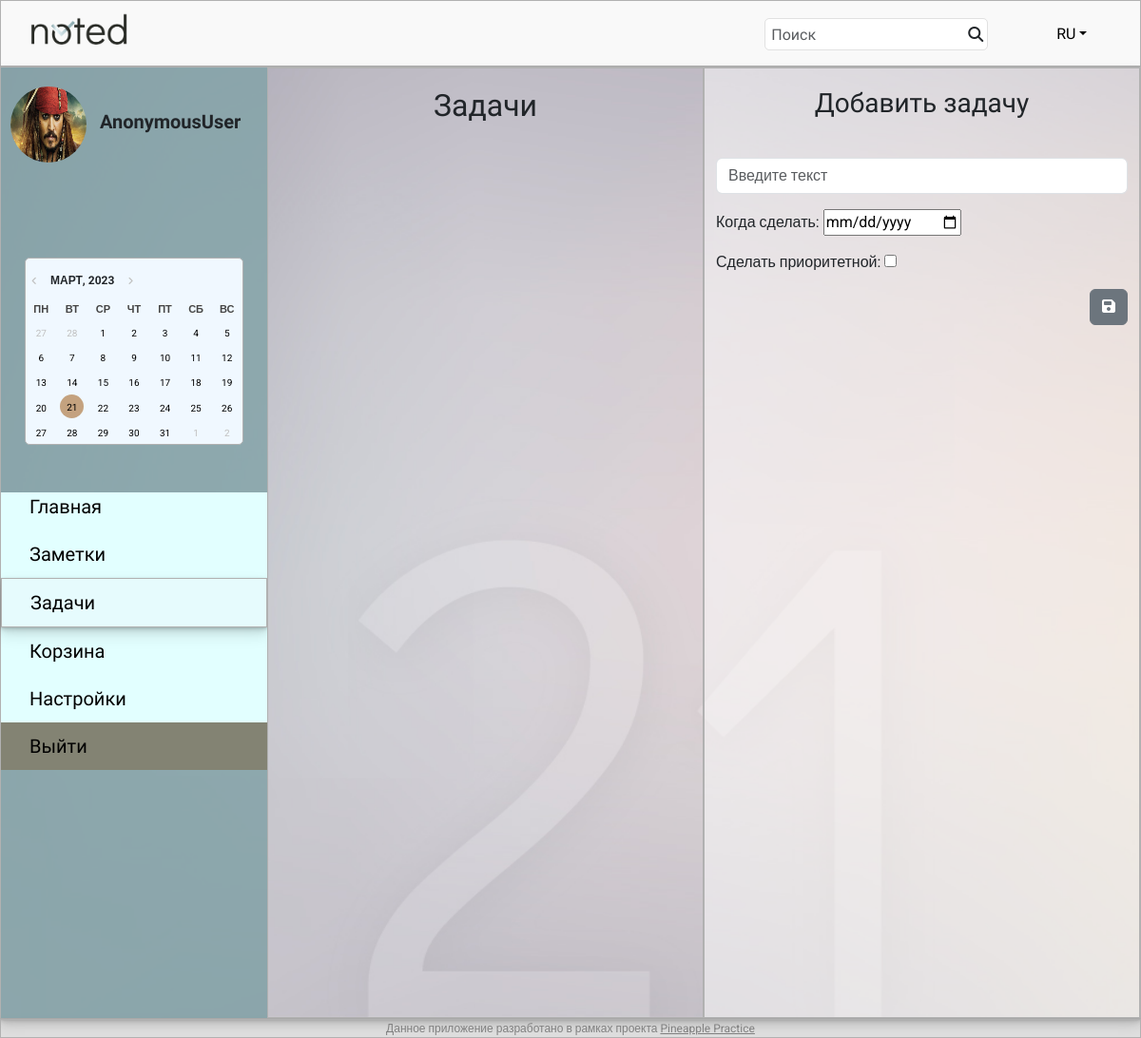
/main/tasks, run on an earlier commit of the app's database.
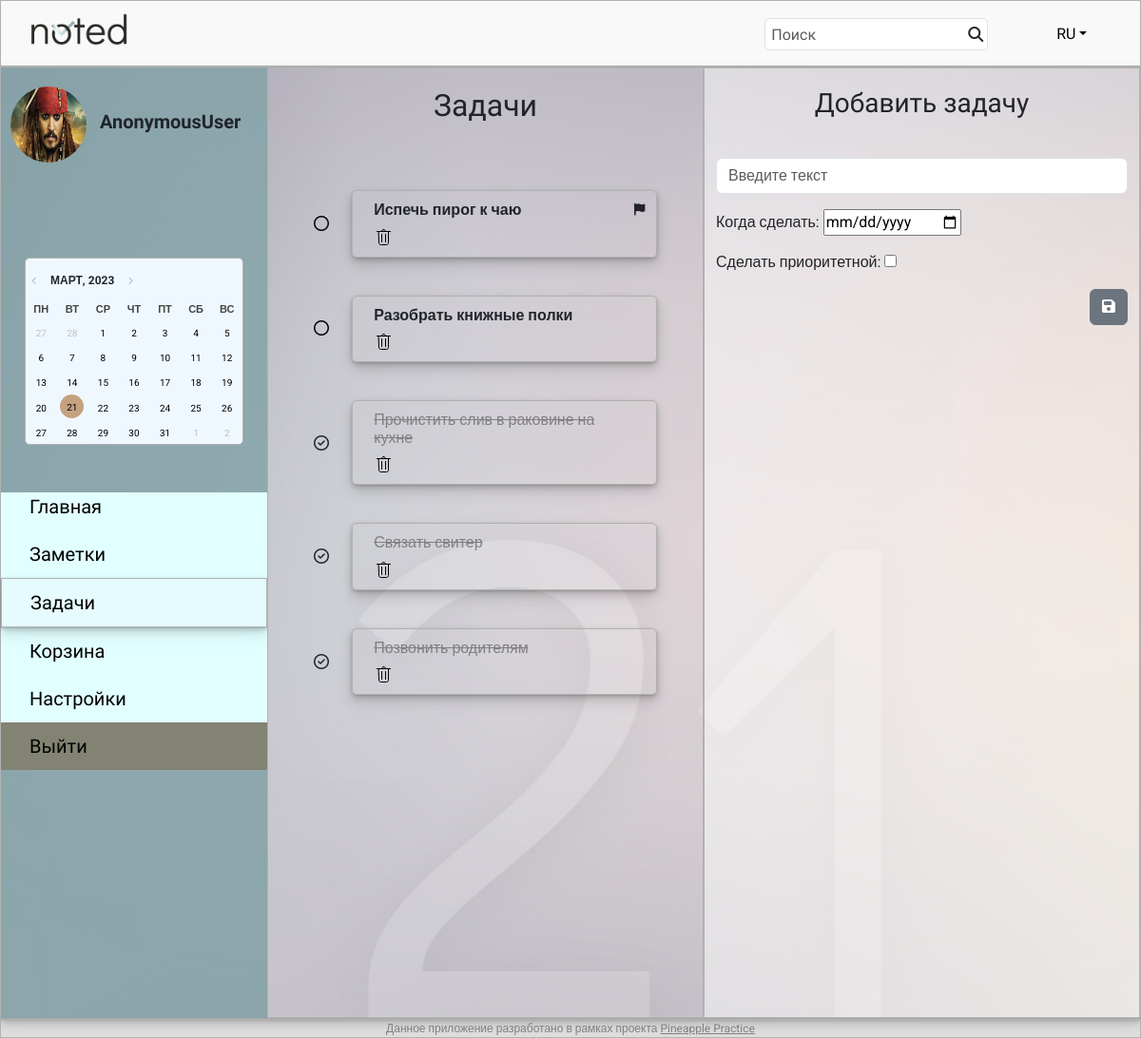
And on a later commit of the database.
### notes/models.py (models this page shows, shortened)
class Task(models.Model):
    task_title = models.CharField(max_length=1000)
    task_author = models.ForeignKey(User, on_delete=models.CASCADE)
    task_time = models.DateField()
    task_priority = models.BooleanField(default=False)
    task_deleted = models.BooleanField(default=False)
    task_trash = models.BooleanField(default=False)

### notes/views.py (the view)
# urls.py: path('tasks', all_tasks, name='tasks'),
def all_tasks(request):
    if request.method == "POST":
        task_title = request.POST['task_title']
        task_author = request.user
        task_time = request.POST['task_time']
        task_priority = request.POST.get('task_priority', False)
        if task_priority == 'on':
            task_priority = True
        Task.objects.create(task_title=task_title, task_priority=task_priority, task_author=task_author, task_time=task_time)
        return redirect('tasks')
    else:
        today = datetime.date.today()
        tasks_active = Task.objects.filter(task_time=today, task_deleted=False, task_priority=False, task_trash=False)
        tasks_deleted = Task.objects.filter(task_time=today, task_deleted=True, task_trash=False)
        tasks_important = Task.objects.filter(task_time=today, task_deleted=False, task_priority=True, task_trash=False)
        form = TaskForm()
        return render(request, 'tasks.html', context={'today_tasks': tasks_active, 'tasks_deleted': tasks_deleted,
                                                      'tasks_important': tasks_important, 'form': form})

### notes/forms.py
class TaskForm(ModelForm):
    task_title = forms.CharField(label='', widget=forms.TextInput(attrs={'class': 'form-control', 'placeholder': 'Введите текст'}))
    task_time = forms.DateField(label='Когда сделать:', widget=forms.widgets.DateInput(attrs={'type': 'date', 'class': 'date-widget'}))
    task_priority = forms.BooleanField(label='Сделать приоритетной', required=False, widget=forms.widgets.CheckboxInput(attrs={'class': 'check-priority'}))
    class Meta:
        model = Task
        fields = ['task_title', 'task_time', 'task_priority']

### templates/tasks.html (shortened to what the changed rows need)
{% extends "default.html" %}
{% block content %}
    <div class="container-xxl main-main">
        <div class="row">
            <div class="col" id="tasks-notes">
                <div class="row">
                    <div class="col-6 tasks">
                        <h2 style="text-align: center; font-family: 'Didact Gothic', sans-serif; margin-top: 20px; margin-bottom: 50px;">Задачи</h2>
                        <div class="col-10 offset-1">
                            {% for task in tasks_important %}
                                <div class="row">
                                    <div class="col-2 check-box">
                                        <a href="{% url 'task_done' task.id %}?next={{ request.path }}">
                                            <i class="fa-regular fa-circle"></i>
                                        </a>
                                    </div>
                                    <div class="row col-10 note-block">
                                        <div class="col-11">
                                            <h6><b>{{ task.task_title }}</b></h6>
                                            <a href="{% url 'task_delete' task.id %}?next={{ request.path }}">
                                                <img src="/static/images/icons/trash_icon.svg" />
                                            </a>
                                        </div>
                                        <div class="col-1 ms-auto">
                                            <i class="fa-solid fa-flag"></i>
                                        </div>
                                    </div>
                                </div>
                            {% endfor %}
                            {% for task in today_tasks %}
                                <div class="row">
                                    <div class="col-2 check-box">
                                        <a href="{% url 'task_done' task.id %}?next={{ request.path }}">
                                            <i class="fa-regular fa-circle"></i>
                                        </a>
                                    </div>
                                    <div class="row col-10 note-block">
                                        <div class="col-11">
                                            <h6><b>{{ task.task_title }}</b></h6>
                                            <a href="{% url 'task_delete' task.id %}?next={{ request.path }}">
                                                <img src="/static/images/icons/trash_icon.svg" />
                                            </a>
                                        </div>
                                    </div>
                                </div>
                                {% endfor %}
                                {% for task in tasks_deleted %}
                                    <div class="row">
                                        <div class="col-2 check-box">
                                            <i class="fa-regular fa-circle-check"></i>
                                        </div>
                                        <div class="row col-10 note-block">
                                            <div class="col-11" style="color: grey;">
                                                <h6><s>{{ task.task_title }}</s></h6>
                                                <a href="{% url 'task_delete' task.id %}?next={{ request.path }}">
                                                    <img src="/static/images/icons/trash_icon.svg" />
                                                </a>
                                            </div>
                                        </div>
                                    </div>
                                {% endfor %}
                        </div>
                    </div>
                </div>
            </div>
        </div>
    </div>
{% endblock content %}

What changed in the data, as far as the page shows it:
now on this page (row edited): Task: task_title "Испечь пирог к чаю", shown under "Задачи"
now on this page (row edited): Task: task_title "Разобрать книжные полки"
now on this page (row edited): Task: task_title "Прочистить слив в раковине на кухне"
now on this page (row edited): Task: task_title "Связать свитер"
now on this page (row edited): Task: task_title "Позвонить родителям"
